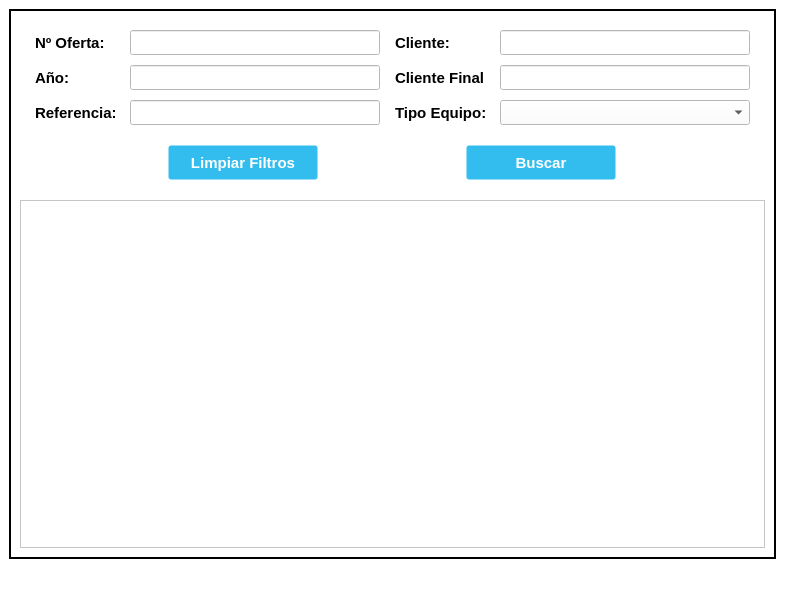
<?xml version="1.0" encoding="UTF-8"?>
<ui version="4.0">
 <class>QueryOffer_Window</class>
 <widget class="QMainWindow" name="QueryOffer_Window">
  <property name="geometry">
   <rect>
    <x>0</x>
    <y>0</y>
    <width>785</width>
    <height>590</height>
   </rect>
  </property>
  <property name="minimumSize">
   <size>
    <width>785</width>
    <height>590</height>
   </size>
  </property>
  <property name="windowTitle">
   <string>Consultar Oferta</string>
  </property>
  <property name="windowIcon">
   <iconset>
    <normaloff>//nas01/DATOS/Comunes/EIPSA-ERP/icon.ico</normaloff>//nas01/DATOS/Comunes/EIPSA-ERP/icon.ico</iconset>
  </property>
  <property name="styleSheet">
   <string notr="true">QWidget {
background-color: rgb(255, 255, 255);
}

.QFrame {
	border: 2px solid black;
}

QPushButton {
background-color: #33bdef;
  border: 1px solid transparent;
  border-radius: 3px;
  color: #fff;
  font-family: -apple-system,system-ui,&quot;Segoe UI&quot;,&quot;Liberation Sans&quot;,sans-serif;
  font-size: 15px;
  font-weight: 800;
  line-height: 1.15385;
  margin: 0;
  outline: none;
  padding: 8px .8em;
  text-align: center;
  text-decoration: none;
  vertical-align: baseline;
  white-space: nowrap;
}

QPushButton:hover {
	background-color: #019ad2;
	border-color: rgb(0, 0, 0);
}

QPushButton:focus {
	background-color: #019ad2;
	border-color: rgb(0, 0, 0);
}

QPushButton:pressed {
	background-color: rgb(1, 140, 190);
	border-color: rgb(255, 255, 255)
}

QPushButton:focus:pressed {
    background-color: rgb(1, 140, 190);
    border-color: rgb(255, 255, 255);
}</string>
  </property>
  <widget class="QWidget" name="centralwidget">
   <layout class="QGridLayout" name="gridLayout">
    <item row="0" column="0">
     <widget class="QFrame" name="frame">
      <property name="minimumSize">
       <size>
        <width>640</width>
        <height>480</height>
       </size>
      </property>
      <property name="frameShape">
       <enum>QFrame::StyledPanel</enum>
      </property>
      <property name="frameShadow">
       <enum>QFrame::Raised</enum>
      </property>
      <layout class="QGridLayout" name="gridLayout_2">
       <property name="verticalSpacing">
        <number>10</number>
       </property>
       <item row="7" column="0">
        <widget class="QTableWidget" name="tableQueryOffer"/>
       </item>
       <item row="5" column="0">
        <layout class="QHBoxLayout" name="hLayout4">
         <item>
          <widget class="QPushButton" name="Button_Clean">
           <property name="minimumSize">
            <size>
             <width>150</width>
             <height>35</height>
            </size>
           </property>
           <property name="maximumSize">
            <size>
             <width>150</width>
             <height>35</height>
            </size>
           </property>
           <property name="text">
            <string>Limpiar Filtros</string>
           </property>
           <property name="autoDefault">
            <bool>true</bool>
           </property>
          </widget>
         </item>
         <item>
          <widget class="QPushButton" name="Button_Query">
           <property name="minimumSize">
            <size>
             <width>150</width>
             <height>35</height>
            </size>
           </property>
           <property name="maximumSize">
            <size>
             <width>150</width>
             <height>35</height>
            </size>
           </property>
           <property name="text">
            <string>Buscar</string>
           </property>
           <property name="autoDefault">
            <bool>true</bool>
           </property>
          </widget>
         </item>
        </layout>
       </item>
       <item row="1" column="0">
        <layout class="QHBoxLayout" name="hLayout1">
         <item>
          <widget class="QLabel" name="label_NumOffer">
           <property name="minimumSize">
            <size>
             <width>80</width>
             <height>25</height>
            </size>
           </property>
           <property name="maximumSize">
            <size>
             <width>80</width>
             <height>25</height>
            </size>
           </property>
           <property name="font">
            <font>
             <pointsize>11</pointsize>
             <bold>true</bold>
            </font>
           </property>
           <property name="text">
            <string>Nº Oferta:</string>
           </property>
          </widget>
         </item>
         <item>
          <widget class="QLineEdit" name="Numoffer_QueryOffer">
           <property name="minimumSize">
            <size>
             <width>250</width>
             <height>25</height>
            </size>
           </property>
           <property name="maximumSize">
            <size>
             <width>250</width>
             <height>25</height>
            </size>
           </property>
           <property name="font">
            <font>
             <pointsize>10</pointsize>
            </font>
           </property>
          </widget>
         </item>
         <item>
          <widget class="QLabel" name="label_Client">
           <property name="minimumSize">
            <size>
             <width>90</width>
             <height>25</height>
            </size>
           </property>
           <property name="maximumSize">
            <size>
             <width>90</width>
             <height>25</height>
            </size>
           </property>
           <property name="font">
            <font>
             <pointsize>11</pointsize>
             <bold>true</bold>
            </font>
           </property>
           <property name="text">
            <string>Cliente:</string>
           </property>
          </widget>
         </item>
         <item>
          <widget class="QLineEdit" name="Cleint_QueryOffer">
           <property name="minimumSize">
            <size>
             <width>250</width>
             <height>25</height>
            </size>
           </property>
           <property name="maximumSize">
            <size>
             <width>250</width>
             <height>25</height>
            </size>
           </property>
           <property name="font">
            <font>
             <pointsize>10</pointsize>
            </font>
           </property>
          </widget>
         </item>
        </layout>
       </item>
       <item row="2" column="0">
        <layout class="QHBoxLayout" name="hLayout2">
         <item>
          <widget class="QLabel" name="label_Year">
           <property name="minimumSize">
            <size>
             <width>80</width>
             <height>25</height>
            </size>
           </property>
           <property name="maximumSize">
            <size>
             <width>80</width>
             <height>25</height>
            </size>
           </property>
           <property name="font">
            <font>
             <pointsize>11</pointsize>
             <bold>true</bold>
            </font>
           </property>
           <property name="text">
            <string>Año:</string>
           </property>
          </widget>
         </item>
         <item>
          <widget class="QLineEdit" name="Year_QueryOffer">
           <property name="minimumSize">
            <size>
             <width>250</width>
             <height>25</height>
            </size>
           </property>
           <property name="maximumSize">
            <size>
             <width>250</width>
             <height>25</height>
            </size>
           </property>
           <property name="font">
            <font>
             <pointsize>10</pointsize>
            </font>
           </property>
          </widget>
         </item>
         <item>
          <widget class="QLabel" name="label_FinalClient">
           <property name="minimumSize">
            <size>
             <width>90</width>
             <height>25</height>
            </size>
           </property>
           <property name="maximumSize">
            <size>
             <width>90</width>
             <height>25</height>
            </size>
           </property>
           <property name="font">
            <font>
             <pointsize>11</pointsize>
             <bold>true</bold>
            </font>
           </property>
           <property name="text">
            <string>Cliente Final:</string>
           </property>
          </widget>
         </item>
         <item>
          <widget class="QLineEdit" name="FinalClient_QueryOffer">
           <property name="minimumSize">
            <size>
             <width>250</width>
             <height>25</height>
            </size>
           </property>
           <property name="maximumSize">
            <size>
             <width>250</width>
             <height>25</height>
            </size>
           </property>
           <property name="font">
            <font>
             <pointsize>10</pointsize>
            </font>
           </property>
          </widget>
         </item>
        </layout>
       </item>
       <item row="3" column="0">
        <layout class="QHBoxLayout" name="hLayout3">
         <item>
          <widget class="QLabel" name="label_RefNum">
           <property name="minimumSize">
            <size>
             <width>80</width>
             <height>25</height>
            </size>
           </property>
           <property name="maximumSize">
            <size>
             <width>80</width>
             <height>25</height>
            </size>
           </property>
           <property name="font">
            <font>
             <pointsize>11</pointsize>
             <bold>true</bold>
            </font>
           </property>
           <property name="text">
            <string>Referencia:</string>
           </property>
          </widget>
         </item>
         <item>
          <widget class="QLineEdit" name="Ref_QueryOffer">
           <property name="minimumSize">
            <size>
             <width>250</width>
             <height>25</height>
            </size>
           </property>
           <property name="maximumSize">
            <size>
             <width>250</width>
             <height>25</height>
            </size>
           </property>
           <property name="font">
            <font>
             <pointsize>10</pointsize>
            </font>
           </property>
          </widget>
         </item>
         <item>
          <widget class="QLabel" name="label_EqType">
           <property name="minimumSize">
            <size>
             <width>90</width>
             <height>25</height>
            </size>
           </property>
           <property name="maximumSize">
            <size>
             <width>90</width>
             <height>25</height>
            </size>
           </property>
           <property name="font">
            <font>
             <pointsize>11</pointsize>
             <bold>true</bold>
            </font>
           </property>
           <property name="text">
            <string>Tipo Equipo:</string>
           </property>
          </widget>
         </item>
         <item>
          <widget class="QComboBox" name="EqType_QueryOffer">
           <property name="minimumSize">
            <size>
             <width>250</width>
             <height>25</height>
            </size>
           </property>
           <property name="maximumSize">
            <size>
             <width>250</width>
             <height>25</height>
            </size>
           </property>
           <property name="font">
            <font>
             <pointsize>10</pointsize>
            </font>
           </property>
          </widget>
         </item>
        </layout>
       </item>
       <item row="4" column="0">
        <spacer name="vSpacer2">
         <property name="orientation">
          <enum>Qt::Vertical</enum>
         </property>
         <property name="sizeType">
          <enum>QSizePolicy::Fixed</enum>
         </property>
         <property name="sizeHint" stdset="0">
          <size>
           <width>20</width>
           <height>10</height>
          </size>
         </property>
        </spacer>
       </item>
       <item row="6" column="0">
        <spacer name="vSpacer3">
         <property name="orientation">
          <enum>Qt::Vertical</enum>
         </property>
         <property name="sizeType">
          <enum>QSizePolicy::Fixed</enum>
         </property>
         <property name="sizeHint" stdset="0">
          <size>
           <width>20</width>
           <height>10</height>
          </size>
         </property>
        </spacer>
       </item>
       <item row="0" column="0">
        <spacer name="vSpacer1">
         <property name="orientation">
          <enum>Qt::Vertical</enum>
         </property>
         <property name="sizeType">
          <enum>QSizePolicy::Fixed</enum>
         </property>
         <property name="sizeHint" stdset="0">
          <size>
           <width>20</width>
           <height>10</height>
          </size>
         </property>
        </spacer>
       </item>
      </layout>
     </widget>
    </item>
   </layout>
  </widget>
  <widget class="QMenuBar" name="menubar">
   <property name="geometry">
    <rect>
     <x>0</x>
     <y>0</y>
     <width>785</width>
     <height>22</height>
    </rect>
   </property>
  </widget>
  <widget class="QStatusBar" name="statusbar"/>
 </widget>
 <tabstops>
  <tabstop>Numoffer_QueryOffer</tabstop>
  <tabstop>Year_QueryOffer</tabstop>
  <tabstop>Ref_QueryOffer</tabstop>
  <tabstop>Cleint_QueryOffer</tabstop>
  <tabstop>FinalClient_QueryOffer</tabstop>
  <tabstop>EqType_QueryOffer</tabstop>
  <tabstop>Button_Clean</tabstop>
  <tabstop>Button_Query</tabstop>
  <tabstop>tableQueryOffer</tabstop>
 </tabstops>
 <resources/>
 <connections/>
</ui>
